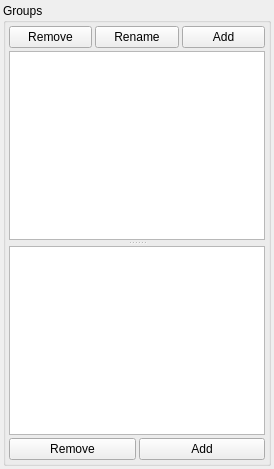
     <widget class="QWidget" name="uiGroupsTAB">
      <attribute name="title">
       <string>Groups</string>
      </attribute>
      <layout class="QVBoxLayout" name="verticalLayout_2">
       <property name="spacing">
        <number>3</number>
       </property>
       <property name="leftMargin">
        <number>3</number>
       </property>
       <property name="topMargin">
        <number>3</number>
       </property>
       <property name="rightMargin">
        <number>3</number>
       </property>
       <property name="bottomMargin">
        <number>3</number>
       </property>
       <item>
        <widget class="QGroupBox" name="groupBox">
         <property name="title">
          <string>Groups</string>
         </property>
         <layout class="QVBoxLayout" name="verticalLayout_4">
          <property name="spacing">
           <number>3</number>
          </property>
          <property name="leftMargin">
           <number>3</number>
          </property>
          <property name="topMargin">
           <number>3</number>
          </property>
          <property name="rightMargin">
           <number>3</number>
          </property>
          <property name="bottomMargin">
           <number>3</number>
          </property>
          <item>
           <layout class="QHBoxLayout" name="horizontalLayout_2">
            <property name="spacing">
             <number>3</number>
            </property>
            <item>
             <widget class="QPushButton" name="uiRemoveGroupBTN">
              <property name="text">
               <string>Remove</string>
              </property>
             </widget>
            </item>
            <item>
             <widget class="QPushButton" name="uiRenameGroupBTN">
              <property name="text">
               <string>Rename</string>
              </property>
             </widget>
            </item>
            <item>
             <widget class="QPushButton" name="uiAddGroupBTN">
              <property name="text">
               <string>Add</string>
              </property>
             </widget>
            </item>
           </layout>
          </item>
          <item>
           <widget class="QSplitter" name="uiMainSPLT">
            <property name="frameShape">
             <enum>QFrame::NoFrame</enum>
            </property>
            <property name="orientation">
             <enum>Qt::Vertical</enum>
            </property>
            <property name="handleWidth">
             <number>6</number>
            </property>
            <widget class="QListWidget" name="uiGroupsLIST">
             <property name="sizePolicy">
              <sizepolicy hsizetype="Expanding" vsizetype="Expanding">
               <horstretch>0</horstretch>
               <verstretch>0</verstretch>
              </sizepolicy>
             </property>
            </widget>
            <widget class="QListWidget" name="uiMembersLIST">
             <property name="selectionMode">
              <enum>QAbstractItemView::ExtendedSelection</enum>
             </property>
            </widget>
           </widget>
          </item>
          <item>
           <layout class="QHBoxLayout" name="horizontalLayout_3">
            <property name="spacing">
             <number>3</number>
            </property>
            <item>
             <widget class="QPushButton" name="uiRemoveMembersBTN">
              <property name="text">
               <string>Remove</string>
              </property>
             </widget>
            </item>
            <item>
             <widget class="QPushButton" name="uiAddMembersBTN">
              <property name="text">
               <string>Add</string>
              </property>
             </widget>
            </item>
           </layout>
          </item>
         </layout>
        </widget>
       </item>
      </layout>
     </widget>
